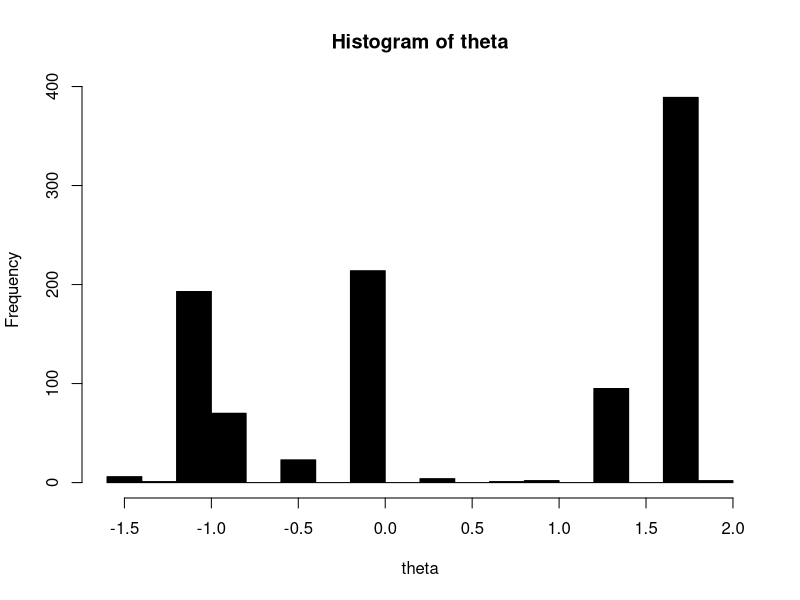

Write R code to recreate this figure.
# This script shows 
#   an example of polya urn process.
#
# Desciption:
#   Assume F ~ DP(alpha, G0) with alpha = 5, G0 ~ N (0, 1). 
#   Let theta.i ~ F, generate 10000 samples from F using the Polya urn scheme.
# 
# License: GNU v3
#
# Date: October 19, 2016
#
# Authors:
#    Rcode was written by Jiali Lin.
#    Depts. of Statistics, Virginia Tech,
#    Hutcheson Hall, 403K, Blacksburg, VA 24061 
#
# Source:
#   http://www.apps.stat.vt.edu/zhu/teaching/2016/6474/6474_2016.htm

polya_urn_model <- function(G_0, N, alpha) {
  balls <- c()
  
  for (i in 1:N) {
    if (runif(1) < alpha / (alpha + length(balls))) {
      # Add a new ball color.
      new_color <- G_0()
      balls <- c(balls, new_color)} 
    else {# Pick out a ball from the urn, and add back a
      # ball of the same color.
      ball <- balls[sample(1:length(balls), 1)]
      balls <- c(balls, ball)}
  }
  return(balls)
}

G_0 <- function(){
  rnorm(1, mean = 0, sd = 1)
}

theta <- polya_urn_model(G_0, N = 1000, alpha = 5)
hist(theta, breaks = 20, col = "black")